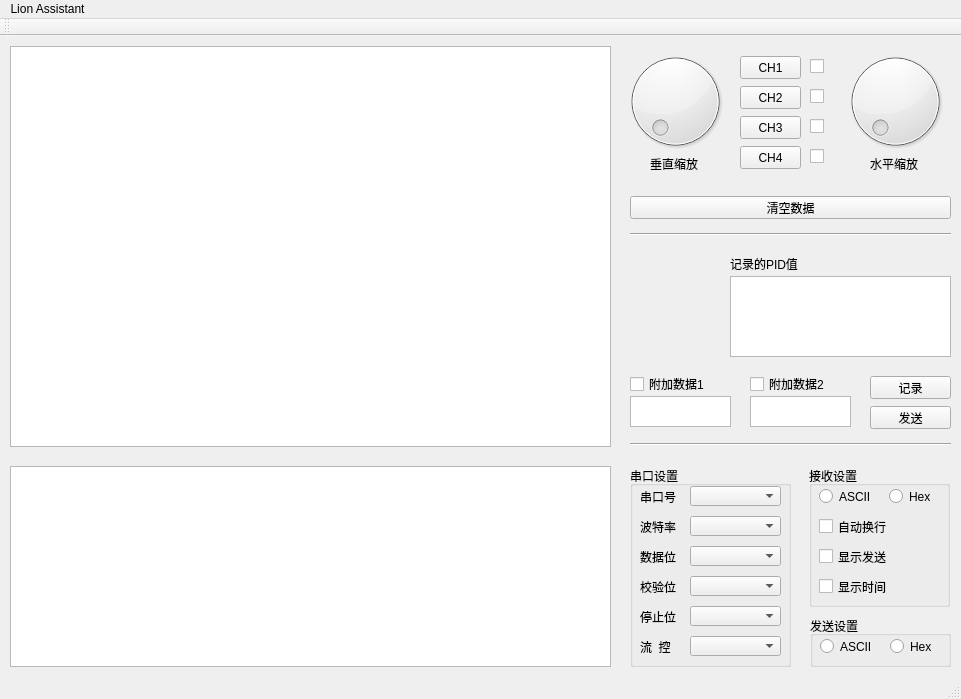
<?xml version="1.0" encoding="UTF-8"?>
<ui version="4.0">
 <class>lion_assistant</class>
 <widget class="QMainWindow" name="lion_assistant">
  <property name="geometry">
   <rect>
    <x>0</x>
    <y>0</y>
    <width>961</width>
    <height>699</height>
   </rect>
  </property>
  <property name="windowTitle">
   <string>lion_assistant</string>
  </property>
  <widget class="QWidget" name="centralWidget">
   <widget class="QWidget" name="layoutWidget">
    <property name="geometry">
     <rect>
      <x>630</x>
      <y>260</y>
      <width>81</width>
      <height>22</height>
     </rect>
    </property>
    <layout class="QHBoxLayout" name="horizontalLayout_2">
     <item>
      <widget class="QLabel" name="label_Ivalue">
       <property name="text">
        <string>I</string>
       </property>
      </widget>
     </item>
     <item>
      <widget class="QDoubleSpinBox" name="tx_Ivalue"/>
     </item>
    </layout>
   </widget>
   <widget class="QWidget" name="layoutWidget_2">
    <property name="geometry">
     <rect>
      <x>630</x>
      <y>300</y>
      <width>81</width>
      <height>22</height>
     </rect>
    </property>
    <layout class="QHBoxLayout" name="horizontalLayout_3">
     <item>
      <widget class="QLabel" name="label_value">
       <property name="text">
        <string>D</string>
       </property>
      </widget>
     </item>
     <item>
      <widget class="QDoubleSpinBox" name="tx_Dvalue"/>
     </item>
    </layout>
   </widget>
   <widget class="QPushButton" name="btn_sent">
    <property name="geometry">
     <rect>
      <x>870</x>
      <y>370</y>
      <width>81</width>
      <height>23</height>
     </rect>
    </property>
    <property name="text">
     <string>发送</string>
    </property>
   </widget>
   <widget class="QCheckBox" name="cb_option1">
    <property name="geometry">
     <rect>
      <x>630</x>
      <y>340</y>
      <width>81</width>
      <height>16</height>
     </rect>
    </property>
    <property name="text">
     <string>附加数据1</string>
    </property>
   </widget>
   <widget class="QPlainTextEdit" name="pTextEdit_option1">
    <property name="geometry">
     <rect>
      <x>630</x>
      <y>360</y>
      <width>101</width>
      <height>31</height>
     </rect>
    </property>
    <property name="plainText">
     <string/>
    </property>
   </widget>
   <widget class="QPlainTextEdit" name="pTextEdit_option1_2">
    <property name="geometry">
     <rect>
      <x>750</x>
      <y>360</y>
      <width>101</width>
      <height>31</height>
     </rect>
    </property>
   </widget>
   <widget class="QCheckBox" name="cb_option2">
    <property name="geometry">
     <rect>
      <x>750</x>
      <y>340</y>
      <width>81</width>
      <height>16</height>
     </rect>
    </property>
    <property name="text">
     <string>附加数据2</string>
    </property>
   </widget>
   <widget class="QGraphicsView" name="graphicsView">
    <property name="geometry">
     <rect>
      <x>10</x>
      <y>10</y>
      <width>601</width>
      <height>401</height>
     </rect>
    </property>
   </widget>
   <widget class="QPushButton" name="btn_mark">
    <property name="geometry">
     <rect>
      <x>870</x>
      <y>340</y>
      <width>81</width>
      <height>23</height>
     </rect>
    </property>
    <property name="text">
     <string>记录</string>
    </property>
   </widget>
   <widget class="QListView" name="list_PIDvalue">
    <property name="geometry">
     <rect>
      <x>730</x>
      <y>240</y>
      <width>221</width>
      <height>81</height>
     </rect>
    </property>
   </widget>
   <widget class="QLabel" name="label">
    <property name="geometry">
     <rect>
      <x>730</x>
      <y>220</y>
      <width>101</width>
      <height>16</height>
     </rect>
    </property>
    <property name="text">
     <string>记录的PID值</string>
    </property>
   </widget>
   <widget class="QDial" name="dial_vertical">
    <property name="geometry">
     <rect>
      <x>620</x>
      <y>0</y>
      <width>111</width>
      <height>131</height>
     </rect>
    </property>
   </widget>
   <widget class="QPushButton" name="btn_ch1">
    <property name="geometry">
     <rect>
      <x>740</x>
      <y>20</y>
      <width>61</width>
      <height>23</height>
     </rect>
    </property>
    <property name="text">
     <string>CH1</string>
    </property>
   </widget>
   <widget class="QDial" name="dial_horizontal">
    <property name="geometry">
     <rect>
      <x>840</x>
      <y>0</y>
      <width>111</width>
      <height>131</height>
     </rect>
    </property>
   </widget>
   <widget class="Line" name="line">
    <property name="geometry">
     <rect>
      <x>630</x>
      <y>190</y>
      <width>321</width>
      <height>16</height>
     </rect>
    </property>
    <property name="orientation">
     <enum>Qt::Horizontal</enum>
    </property>
   </widget>
   <widget class="Line" name="line_2">
    <property name="geometry">
     <rect>
      <x>630</x>
      <y>400</y>
      <width>321</width>
      <height>16</height>
     </rect>
    </property>
    <property name="orientation">
     <enum>Qt::Horizontal</enum>
    </property>
   </widget>
   <widget class="QPushButton" name="pushButton">
    <property name="geometry">
     <rect>
      <x>630</x>
      <y>160</y>
      <width>321</width>
      <height>23</height>
     </rect>
    </property>
    <property name="text">
     <string>清空数据</string>
    </property>
   </widget>
   <widget class="QLabel" name="label_slider_vertical">
    <property name="geometry">
     <rect>
      <x>650</x>
      <y>120</y>
      <width>51</width>
      <height>16</height>
     </rect>
    </property>
    <property name="text">
     <string>垂直缩放</string>
    </property>
   </widget>
   <widget class="QLabel" name="label_slider_vertical_2">
    <property name="geometry">
     <rect>
      <x>870</x>
      <y>120</y>
      <width>51</width>
      <height>16</height>
     </rect>
    </property>
    <property name="text">
     <string>水平缩放</string>
    </property>
   </widget>
   <widget class="QComboBox" name="comboBox">
    <property name="geometry">
     <rect>
      <x>690</x>
      <y>450</y>
      <width>91</width>
      <height>20</height>
     </rect>
    </property>
   </widget>
   <widget class="QLabel" name="label_2">
    <property name="geometry">
     <rect>
      <x>640</x>
      <y>450</y>
      <width>41</width>
      <height>21</height>
     </rect>
    </property>
    <property name="text">
     <string>串口号</string>
    </property>
   </widget>
   <widget class="QComboBox" name="comboBox_2">
    <property name="geometry">
     <rect>
      <x>690</x>
      <y>480</y>
      <width>91</width>
      <height>20</height>
     </rect>
    </property>
   </widget>
   <widget class="QLabel" name="label_3">
    <property name="geometry">
     <rect>
      <x>640</x>
      <y>480</y>
      <width>41</width>
      <height>21</height>
     </rect>
    </property>
    <property name="text">
     <string>波特率</string>
    </property>
   </widget>
   <widget class="QComboBox" name="comboBox_3">
    <property name="geometry">
     <rect>
      <x>690</x>
      <y>510</y>
      <width>91</width>
      <height>20</height>
     </rect>
    </property>
   </widget>
   <widget class="QLabel" name="label_4">
    <property name="geometry">
     <rect>
      <x>640</x>
      <y>510</y>
      <width>41</width>
      <height>21</height>
     </rect>
    </property>
    <property name="text">
     <string>数据位</string>
    </property>
   </widget>
   <widget class="QLabel" name="label_5">
    <property name="geometry">
     <rect>
      <x>640</x>
      <y>540</y>
      <width>41</width>
      <height>21</height>
     </rect>
    </property>
    <property name="text">
     <string>校验位</string>
    </property>
   </widget>
   <widget class="QComboBox" name="comboBox_4">
    <property name="geometry">
     <rect>
      <x>690</x>
      <y>540</y>
      <width>91</width>
      <height>20</height>
     </rect>
    </property>
   </widget>
   <widget class="QLabel" name="label_6">
    <property name="geometry">
     <rect>
      <x>640</x>
      <y>570</y>
      <width>41</width>
      <height>21</height>
     </rect>
    </property>
    <property name="text">
     <string>停止位</string>
    </property>
   </widget>
   <widget class="QComboBox" name="comboBox_5">
    <property name="geometry">
     <rect>
      <x>690</x>
      <y>570</y>
      <width>91</width>
      <height>20</height>
     </rect>
    </property>
   </widget>
   <widget class="QLabel" name="label_7">
    <property name="geometry">
     <rect>
      <x>640</x>
      <y>600</y>
      <width>41</width>
      <height>21</height>
     </rect>
    </property>
    <property name="text">
     <string>流  控</string>
    </property>
   </widget>
   <widget class="QComboBox" name="comboBox_6">
    <property name="geometry">
     <rect>
      <x>690</x>
      <y>600</y>
      <width>91</width>
      <height>20</height>
     </rect>
    </property>
   </widget>
   <widget class="QGroupBox" name="groupBox">
    <property name="geometry">
     <rect>
      <x>630</x>
      <y>430</y>
      <width>161</width>
      <height>201</height>
     </rect>
    </property>
    <property name="title">
     <string>串口设置</string>
    </property>
   </widget>
   <widget class="QGroupBox" name="groupBox_2">
    <property name="geometry">
     <rect>
      <x>809</x>
      <y>430</y>
      <width>141</width>
      <height>141</height>
     </rect>
    </property>
    <property name="title">
     <string>接收设置</string>
    </property>
    <widget class="QRadioButton" name="radioButton">
     <property name="geometry">
      <rect>
       <x>10</x>
       <y>20</y>
       <width>51</width>
       <height>21</height>
      </rect>
     </property>
     <property name="text">
      <string>ASCII</string>
     </property>
    </widget>
    <widget class="QRadioButton" name="radioButton_2">
     <property name="geometry">
      <rect>
       <x>80</x>
       <y>20</y>
       <width>51</width>
       <height>21</height>
      </rect>
     </property>
     <property name="text">
      <string>Hex</string>
     </property>
    </widget>
    <widget class="QCheckBox" name="checkBox">
     <property name="geometry">
      <rect>
       <x>10</x>
       <y>50</y>
       <width>71</width>
       <height>21</height>
      </rect>
     </property>
     <property name="text">
      <string>自动换行</string>
     </property>
    </widget>
    <widget class="QCheckBox" name="checkBox_2">
     <property name="geometry">
      <rect>
       <x>10</x>
       <y>80</y>
       <width>71</width>
       <height>21</height>
      </rect>
     </property>
     <property name="text">
      <string>显示发送</string>
     </property>
    </widget>
    <widget class="QCheckBox" name="checkBox_3">
     <property name="geometry">
      <rect>
       <x>10</x>
       <y>110</y>
       <width>71</width>
       <height>21</height>
      </rect>
     </property>
     <property name="text">
      <string>显示时间</string>
     </property>
    </widget>
   </widget>
   <widget class="QGroupBox" name="groupBox_3">
    <property name="geometry">
     <rect>
      <x>810</x>
      <y>580</y>
      <width>141</width>
      <height>51</height>
     </rect>
    </property>
    <property name="title">
     <string>发送设置</string>
    </property>
    <widget class="QRadioButton" name="radioButton_6">
     <property name="geometry">
      <rect>
       <x>80</x>
       <y>20</y>
       <width>51</width>
       <height>21</height>
      </rect>
     </property>
     <property name="text">
      <string>Hex</string>
     </property>
    </widget>
    <widget class="QRadioButton" name="radioButton_5">
     <property name="geometry">
      <rect>
       <x>10</x>
       <y>20</y>
       <width>51</width>
       <height>21</height>
      </rect>
     </property>
     <property name="text">
      <string>ASCII</string>
     </property>
    </widget>
   </widget>
   <widget class="QTextBrowser" name="textBrowser">
    <property name="geometry">
     <rect>
      <x>10</x>
      <y>430</y>
      <width>601</width>
      <height>201</height>
     </rect>
    </property>
   </widget>
   <widget class="QPushButton" name="btn_ch2">
    <property name="geometry">
     <rect>
      <x>740</x>
      <y>50</y>
      <width>61</width>
      <height>23</height>
     </rect>
    </property>
    <property name="text">
     <string>CH2</string>
    </property>
   </widget>
   <widget class="QPushButton" name="btn_ch3">
    <property name="geometry">
     <rect>
      <x>740</x>
      <y>80</y>
      <width>61</width>
      <height>23</height>
     </rect>
    </property>
    <property name="text">
     <string>CH3</string>
    </property>
   </widget>
   <widget class="QPushButton" name="btn_ch4">
    <property name="geometry">
     <rect>
      <x>740</x>
      <y>110</y>
      <width>61</width>
      <height>23</height>
     </rect>
    </property>
    <property name="text">
     <string>CH4</string>
    </property>
   </widget>
   <widget class="QCheckBox" name="checkBox_7">
    <property name="geometry">
     <rect>
      <x>810</x>
      <y>20</y>
      <width>71</width>
      <height>21</height>
     </rect>
    </property>
    <property name="text">
     <string/>
    </property>
   </widget>
   <widget class="QCheckBox" name="checkBox_8">
    <property name="geometry">
     <rect>
      <x>810</x>
      <y>50</y>
      <width>71</width>
      <height>21</height>
     </rect>
    </property>
    <property name="text">
     <string/>
    </property>
   </widget>
   <widget class="QCheckBox" name="checkBox_9">
    <property name="geometry">
     <rect>
      <x>810</x>
      <y>80</y>
      <width>71</width>
      <height>21</height>
     </rect>
    </property>
    <property name="text">
     <string/>
    </property>
   </widget>
   <widget class="QCheckBox" name="checkBox_10">
    <property name="geometry">
     <rect>
      <x>810</x>
      <y>110</y>
      <width>71</width>
      <height>21</height>
     </rect>
    </property>
    <property name="text">
     <string/>
    </property>
   </widget>
   <widget class="QWidget" name="">
    <property name="geometry">
     <rect>
      <x>630</x>
      <y>220</y>
      <width>81</width>
      <height>22</height>
     </rect>
    </property>
    <layout class="QHBoxLayout" name="horizontalLayout">
     <item>
      <widget class="QLabel" name="label_Pvalue">
       <property name="text">
        <string>P</string>
       </property>
      </widget>
     </item>
     <item>
      <widget class="QDoubleSpinBox" name="tx_Pvalue"/>
     </item>
    </layout>
   </widget>
   <zorder>dial_horizontal</zorder>
   <zorder>groupBox_3</zorder>
   <zorder>groupBox_2</zorder>
   <zorder>groupBox</zorder>
   <zorder>tx_Pvalue</zorder>
   <zorder>label_Pvalue</zorder>
   <zorder>layoutWidget</zorder>
   <zorder>layoutWidget_2</zorder>
   <zorder>btn_sent</zorder>
   <zorder>cb_option1</zorder>
   <zorder>pTextEdit_option1</zorder>
   <zorder>pTextEdit_option1_2</zorder>
   <zorder>cb_option2</zorder>
   <zorder>graphicsView</zorder>
   <zorder>btn_mark</zorder>
   <zorder>list_PIDvalue</zorder>
   <zorder>label</zorder>
   <zorder>dial_vertical</zorder>
   <zorder>btn_ch1</zorder>
   <zorder>cb_ch1_baseline</zorder>
   <zorder>line</zorder>
   <zorder>line_2</zorder>
   <zorder>pushButton</zorder>
   <zorder>label_slider_vertical</zorder>
   <zorder>label_slider_vertical_2</zorder>
   <zorder>comboBox</zorder>
   <zorder>label_2</zorder>
   <zorder>comboBox_2</zorder>
   <zorder>label_3</zorder>
   <zorder>comboBox_3</zorder>
   <zorder>label_4</zorder>
   <zorder>label_5</zorder>
   <zorder>comboBox_4</zorder>
   <zorder>label_6</zorder>
   <zorder>comboBox_5</zorder>
   <zorder>label_7</zorder>
   <zorder>comboBox_6</zorder>
   <zorder>textBrowser</zorder>
   <zorder>btn_ch2</zorder>
   <zorder>btn_ch3</zorder>
   <zorder>btn_ch1</zorder>
   <zorder>btn_ch4</zorder>
   <zorder>checkBox_7</zorder>
   <zorder>checkBox_8</zorder>
   <zorder>checkBox_9</zorder>
   <zorder>checkBox_10</zorder>
  </widget>
  <widget class="QMenuBar" name="menuBar">
   <property name="geometry">
    <rect>
     <x>0</x>
     <y>0</y>
     <width>961</width>
     <height>23</height>
    </rect>
   </property>
   <widget class="QMenu" name="menuLion_Assistant">
    <property name="title">
     <string>Lion Assistant</string>
    </property>
   </widget>
   <addaction name="menuLion_Assistant"/>
  </widget>
  <widget class="QToolBar" name="mainToolBar">
   <attribute name="toolBarArea">
    <enum>TopToolBarArea</enum>
   </attribute>
   <attribute name="toolBarBreak">
    <bool>false</bool>
   </attribute>
  </widget>
  <widget class="QStatusBar" name="statusBar"/>
 </widget>
 <layoutdefault spacing="6" margin="11"/>
 <resources/>
 <connections/>
</ui>
